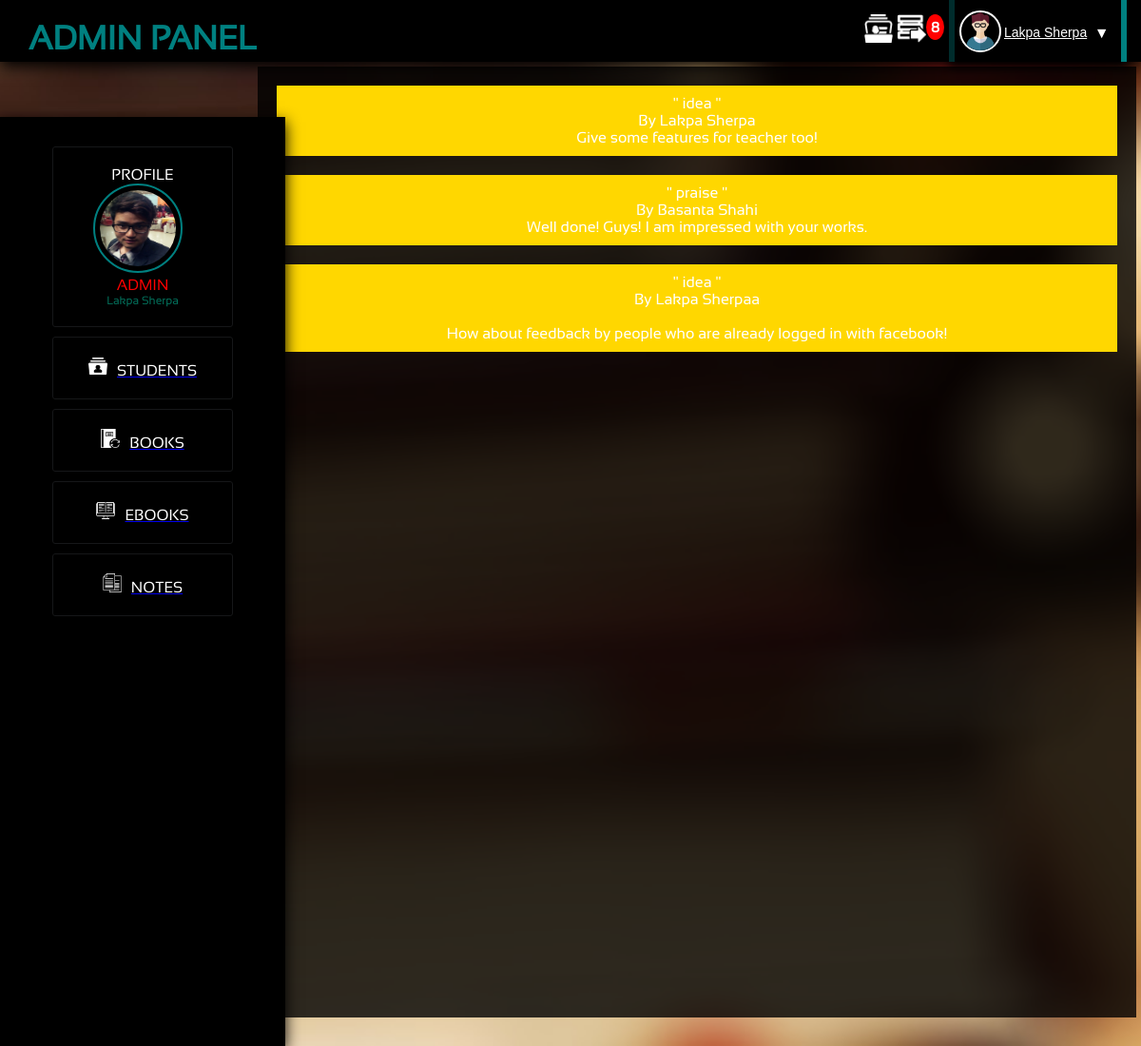
Page /admin/feedbacks.php (signed in) on the committed database.
### tables this page shows
CREATE TABLE `feedbacks` (
  `fid` int(11) NOT NULL,
  `feedby` varchar(40) NOT NULL,
  `feed_type` varchar(10) NOT NULL,
  `feeds` longtext NOT NULL
);

### admin/class/class.admin.php (called while the page is built, shortened)
<?php
	include_once( '../class.database.php' );
		class ManageDashbord{
			public $linker;
		function __construct(){
				$db_connection = new dbConnection();
				$this->linker = $db_connection->connect();
				return $this->linker;
			}
		function getFeedbacks(){
			$query = $this->linker->query("SELECT * FROM feedbacks");
			$rowcount = $query->rowCount();
			if ($rowcount > 0) {
				return $query->fetchAll();
			}else{
			return $rowcount;
			}
		}
	}
?>

### class.database.php (called while the page is built, shortened)
<?php
	class dbConnection{
		public $db_name = 'php-librarys';
		public $db_user = 'root';
		public $db_pass = '';
		public $db_host = 'localhost';
		function connect(){
			try{
				$this->db_conn = new PDO("mysql:host=$this->db_host;dbname=$this->db_name",
					$this->db_user,$this->db_pass);
				return $this->db_conn;
			}
			catch(PDOException $e){
				return $e->getMessage();
			}
		}
	}
?>

### admin/feedbacks.php (the view, shortened to what this page needs)
<?php
  include_once('header.php');
   include_once('class.admin.php');
  $init = new ManageDashbord();
  $feeds_display = $init->getFeedbacks();
?>
<div class="main_content"><center>
  <?php
  	foreach ($feeds_display as $key => $value) {
  		echo '<div style="margin:20px;padding:10px;background:gold;"> " '.$value['feed_type'].' "<br> By ';
  		echo $value['feedby'].'<br>';
  		echo $value['feeds'].'</div>';
  	}
  ?>
</div>
</body>
</html>

### admin/admin_style.css (style rules this page uses)
body,html { margin:0px; padding:0px; background:#5C5B5C; font-family:sansation; }
.main_content { background:rgba(0,0,0,0.8); height:1000px; width:77%; float:right; color:white; margin-top:70px; margin-right:5px; }

### rows in the picture
feedbacks: feed_type "idea", feedby "Lakpa Sherpa", feeds "Give some features for teacher too!"
feedbacks: feed_type "praise", feedby "Basanta Shahi", feeds "Well done! Guys! I am impressed with your works."
feedbacks: feed_type "idea", feedby "Lakpa Sherpaa", feeds "How about feedback by people who are already logged in with facebook!"

### other values in the picture
$_SESSION['todo_name'] "Lakpa Sherpa"
$init->countIssues() "8"
